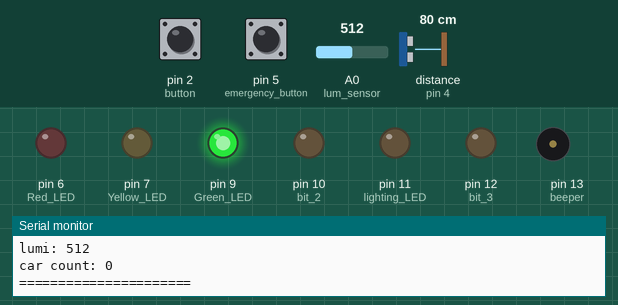
Simulated run of this sketch. Board: Arduino Uno, built with avr-gcc and run on an emulated ATmega328P. On the bench: output pins drawn as LEDs (lit = HIGH), buzzer (waves = sounding, pin HIGH), the last lines printed to the serial monitor. Inputs (shaded band) come from the test bench; at power-on: distance to the obstacle (sensor on pin 4) 80 cm, pin 5 (emergency_button) HIGH, pin 2 (button) HIGH, A0 (lum_sensor) = 512. The echo pulse lasts 58.3 µs per cm; pins used as bus, display or sensor lines are not drawn.

Above: at 1.8 s.
1.9 s: distance to the obstacle (sensor on pin 4) set to 9 cm
3.4 s: distance to the obstacle (sensor on pin 4) set to 6 cm
At 6.5 s:
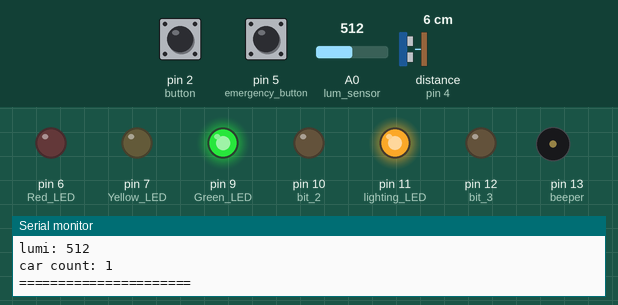
6.9 s: pin 5 (emergency_button) pulled LOW for 1.3 s
At 8.2 s:
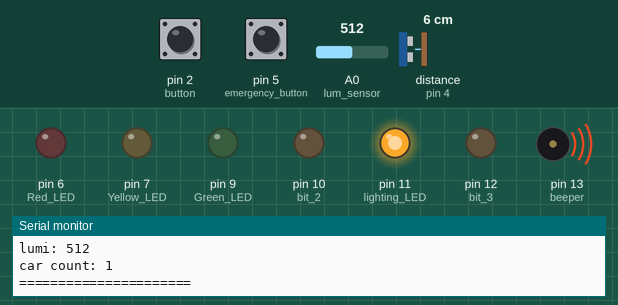
11.4 s: pin 2 (button) pulled LOW for 1.3 s
At 14.0 s:
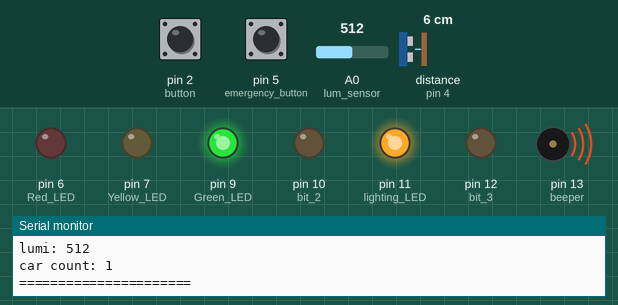
14.9 s: pin 5 (emergency_button) pulled LOW for 1.3 s
At 17.2 s:
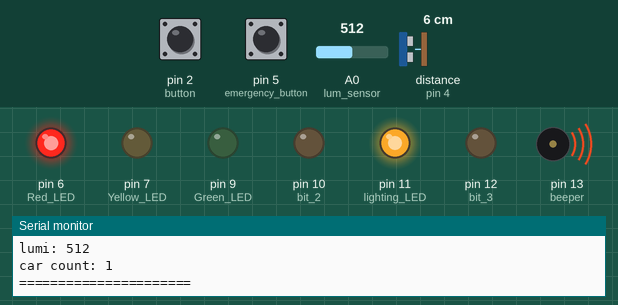
20.4 s: pin 5 (emergency_button) pulled LOW for 3.2 s
At 24.6 s:
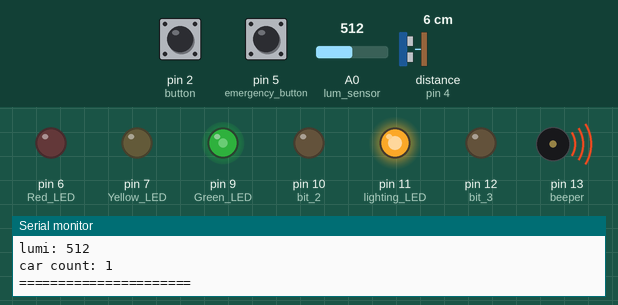
Timing chart, 0 to 27.2 s (numbered marks = the images above; inputs shaded):
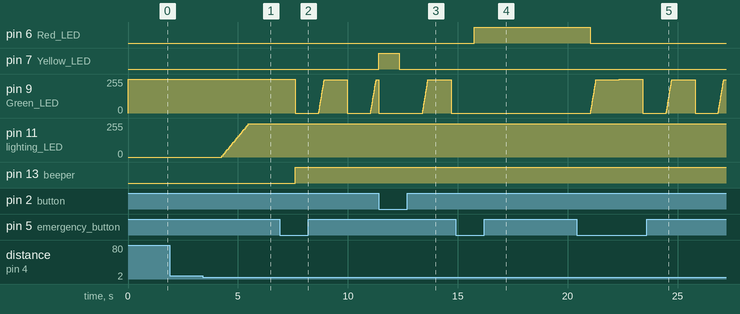

The sketch:

trabalho2.ino
```cpp
/* ************************************************************************** */
/*                                                                            */
/*                                                                            */
/*   Trabalho2.ino                                                _____      */
/*                                                               _|___ /      */
/*   By: Flower :3 <gabrielmoita34@gmail.com                    (_) |_ \      */
/*   GitHub: Flower804                                           _ ___) |     */
/*   Created: 2025/05/07 21:58:57 by Flower:3                   (_)____/      */
/*                                                                            */
/*                                                                            */
/* ************************************************************************** */

//LEDS
int Red_LED = 6;
int Yellow_LED = 7;
int Green_LED = 9;

int lighting_LED = 11;

//Beeper
int beeper = 13;

//buttons
int button = 2;

int emergency_button = 5;

//Ultrazonic sensor
int trig_pin = 3;
int echo_pin = 4;

//7-segment display stuff

int bit_1 = 9;
int bit_2 = 10;
int bit_3 = 12;
int bit_4 = 13;

int bit_pins[4] = {bit_1, bit_2, bit_3, bit_4};

//inteligente lighting system

int lum_sensor = A0;

//----------------------FUNCS----------------------

void dectobin(int n){
  int binaryNumber[4];

  int i = 0;
  while(n > 0){
    binaryNumber[i] = n % 2;
    n = n / 2;
    i++;
  }

  for(int j = i - 1; j >= 0; j--){
    digitalWrite(bit_pins[j], binaryNumber[j]);
  }
}

int light_mode = 0;
bool change = false;
unsigned long last_change_time = 0;
bool beeper_to_play = false;
unsigned long last_beep = 0;

//TODO: delete this, they only serve for debugging purposes
unsigned long time_passed;

void lighting_sequence(){
  if(beeper_to_play){
    if(millis() - last_beep >= 2000){
      digitalWrite(beeper, HIGH);
    }
  } else {
    digitalWrite(beeper, LOW);
  }
  if((light_mode == 0) && ((millis() - last_change_time) >= 9000)){
    light_mode = 1;

    last_change_time = millis();
    beeper_to_play = false;
  } else if((light_mode == 1) && ((millis() - last_change_time) >= 3000)){
    light_mode = 2;

    last_change_time = millis();
  } else if((light_mode == 2) && ((millis() - last_change_time) >= 5000)){
    light_mode = 0;

    last_change_time = millis();
  }

  if(light_mode == 0){//turn on green LED
    beeper_to_play = false;

    digitalWrite(Green_LED, HIGH);
    digitalWrite(Yellow_LED, LOW);
    digitalWrite(Red_LED, LOW);

  } else if(light_mode == 1){//turn on yellow LED
    digitalWrite(Yellow_LED, HIGH);
    digitalWrite(Red_LED, LOW);
    digitalWrite(Green_LED, LOW);

  } else if(light_mode == 2){ //assume mode = 2 | turn on RED LED
    digitalWrite(Red_LED, HIGH);
    digitalWrite(Green_LED, LOW);
    digitalWrite(Yellow_LED, LOW);
  }
}

//system interrupt
void pedestrian_request(){
  light_mode = 1;
  beeper_to_play = true;
  last_change_time = millis();
  lighting_sequence();
}

void setup() {
  //lights
  pinMode(Red_LED ,OUTPUT);
  pinMode(Yellow_LED ,OUTPUT);
  pinMode(Green_LED ,OUTPUT);
  pinMode(light_mode, OUTPUT);

  //button
  pinMode(button, INPUT);
  attachInterrupt(0, pedestrian_request, FALLING);

  pinMode(emergency_button, INPUT_PULLUP); //dont forget to point out that this is important on the essay

  //distance sensors
  pinMode(echo_pin, INPUT);
  pinMode(trig_pin, OUTPUT);

  //7segment display binary outputs
  pinMode(bit_1, OUTPUT);
  pinMode(bit_2 , OUTPUT);
  pinMode(bit_3 , OUTPUT);
  pinMode(bit_4 , OUTPUT);

  //other stuff
  pinMode(beeper, OUTPUT);

  //lumi sense stuff
  pinMode(lum_sensor, INPUT);

  Serial.begin(9600);
}

unsigned long last_blink;
bool blink = false;
bool car = false;
int pulse;
int distance;
int car_counter = 0;
unsigned long last_car_detected;
int last_distance;

void economy_mode(int car_counter){
  digitalWrite( Red_LED, LOW);
  digitalWrite( Green_LED, LOW);
  if((millis() - last_blink) >= 5000){
    blink = !blink;
  }
  digitalWrite(Yellow_LED, blink);

  dectobin(car_counter);
}

int current_lumi;
int intensity; //will vary beetwheen 0 -> 255;

void verify_light(){
  current_lumi = analogRead(lum_sensor);
  if(car){
    for(intensity; intensity < 255; intensity = intensity + 10){
      analogWrite(lighting_LED, intensity);
      delay(50);
    }
    car = false;
  }
  if((!car) && (current_lumi > 1000)){
    for(intensity; intensity <= 127; intensity = intensity - 10){
      analogWrite(lighting_LED, 127);
      delay(50);
    }
  }
}

bool increasing = false;

void emergency_mode(){
  digitalWrite( Red_LED, LOW);
  digitalWrite( Yellow_LED, LOW);
  if(millis() - last_beep >= 2000){
    digitalWrite(beeper, HIGH);
  } else {
    digitalWrite(beeper, LOW);
  }
  //===== pisca rapidamente itensidade variavel ======
  if(increasing){
    for(int i = 0; i < 255; i = i + 10){
      analogWrite(Green_LED, i);
      delay(10);
    }
  } else {
    digitalWrite(Green_LED, LOW);
  }
  increasing = !increasing;
}

int lumi = 0;
int mode;
int buttonState;
bool emergency = false;

void loop() {
  buttonState = digitalRead(emergency_button);

  if(!buttonState){
    Serial.println("BUTTON CLICKED");
    emergency = !emergency;
  }

  //decide modes
  if((millis() - last_car_detected) >= 20000){
    mode = 1;
  } else {
    mode = 0;
  }

  digitalWrite(trig_pin, HIGH);
  delay(2);
  digitalWrite(trig_pin, LOW);

  pulse = pulseIn(echo_pin, HIGH);
  distance = (pulse * 0.034)/2;

  if((distance <= 6) && (distance != last_distance)){
    last_car_detected = millis();
    car = true;
    car_counter++;
    last_distance = distance;
  }
  if(car_counter == 10){
    car_counter = 0;
  }

  //this needs to be here because of the defenition of mode
  if(emergency){
    mode = 2;
  }
  if(!emergency){
    digitalWrite(beeper, LOW);
  }
  switch(mode){
    case(0):
      lighting_sequence();
      Serial.println("lighting_sequence");
      break;
    case(1):
      economy_mode(car_counter);
      Serial.println("economy_mode");
      break;
    case(2): //emergency case
      emergency_mode();
      Serial.println("emergency_mode");
      break;
  }
  verify_light();
  printdata();

  delay(1000); //TODO: eliminate this
}

void printdata(){
  Serial.println("======================");
  Serial.print("distance: ");
  Serial.print(distance);
  Serial.print("\ntime: ");
  Serial.print(millis() - last_car_detected);
  Serial.print("\nlumi: ");
  Serial.print(current_lumi);
  Serial.print("\ncar count: ");
  Serial.print(car_counter);
  Serial.print("\n");
  Serial.println("======================");
}
```

Measured:
- the behaviour switches between 8 and 7 cm on distance to the obstacle (sensor on pin 4) (found by bisection; images 0 and 1)
- after the input at 3.4 s, pin 11 (lighting_LED): moves from 0/255 to 250/255 over 1.2 s, starting after 0.87 s
- after the input at 6.9 s, pin 7 (Yellow_LED): stays LOW (without the input it goes to HIGH after 2.8 s); pin 13 (beeper): LOW → HIGH after 0.71 s
- after the input at 11.4 s, pin 7 (Yellow_LED): LOW → HIGH at once, → LOW 0.94 s later
- after the input at 14.9 s, pin 6 (Red_LED): LOW → HIGH after 0.85 s; pin 9 (Green_LED): stops changing and stays 0/255
- after the input at 20.4 s, pin 7 (Yellow_LED): stays LOW (without the input it goes to HIGH after 4.9 s); pin 13 (beeper): stays HIGH (without the input it goes to LOW after 1.7 s)
- by itself, pin 9 (Green_LED): ramps from 0/255 to 250/255 and jumps back, once every 2.4 s
